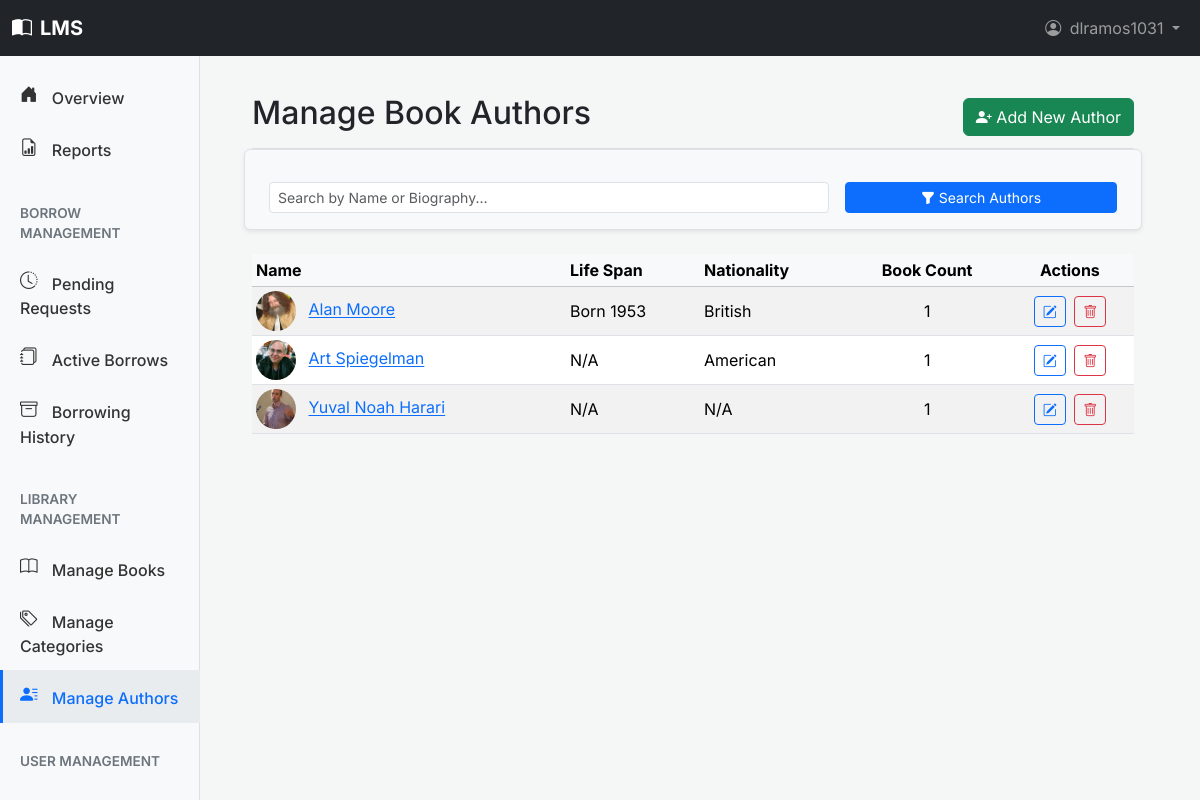
Before: /dashboard/authors/ (signed in) with the older database file.
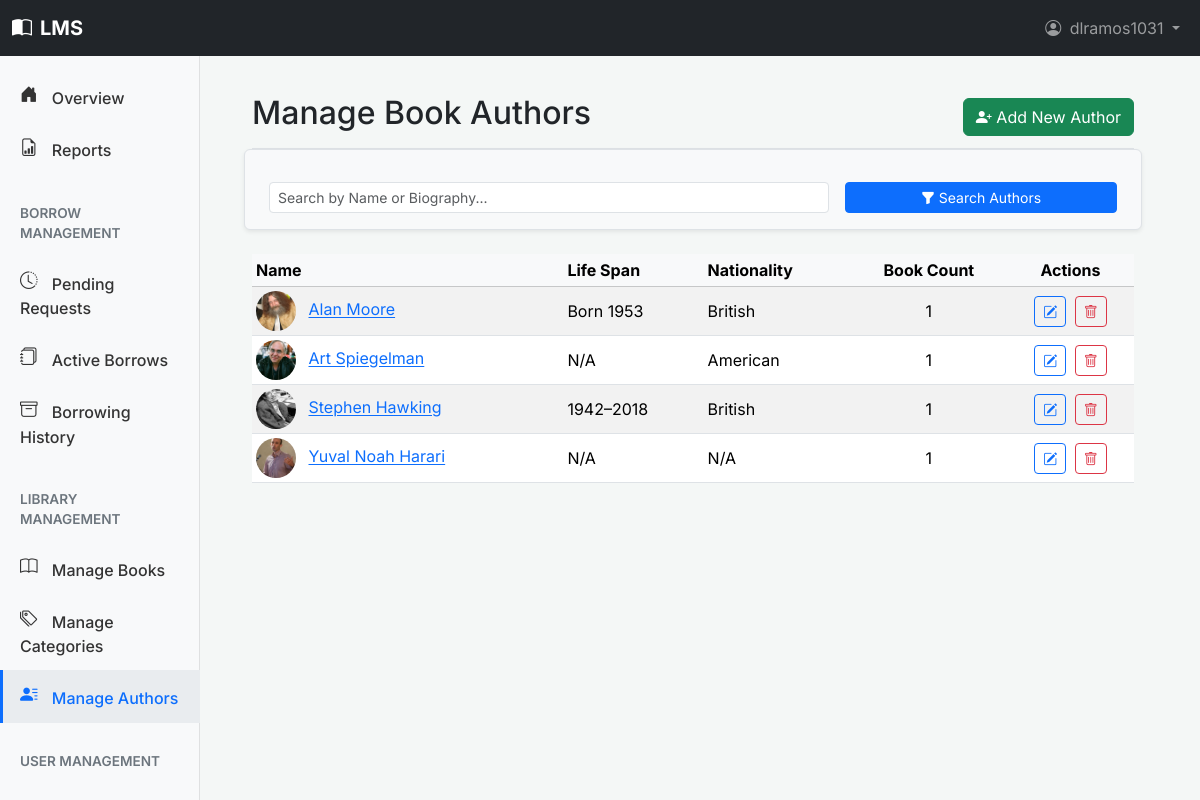
After: the same page with the newer database file.
### books/models.py (models this page shows, shortened)
class Author(models.Model):
    name = models.CharField(
        max_length=200,
        help_text=_("Enter the author's full name (e.g., J.R.R. Tolkien)")
    )
    biography = models.TextField(
        blank=True,
        null=True,
        help_text=_("A short biography of the author (optional)")
    )
    date_of_birth = models.DateField(
        _("Date of Birth"), # Changed to use verbose_name directly
        null=True,
        blank=True,
        help_text=_("Author's date of birth (optional)")
    )
    date_of_death = models.DateField(
        _("Date of Death"),
        null=True,
        blank=True,
        help_text=_("Author's date of death, if applicable (optional)")
    )
    nationality = models.CharField(
        _("Nationality"),
        max_length=100,
        blank=True,
        null=True,
        help_text=_("Author's nationality (e.g., British, American) (optional)")
    )
    alternate_names = models.CharField(
        _("Alternate Names"),
        max_length=500, # Increased length for potentially multiple names
        blank=True,
        null=True,
        help_text=_("Other names the author is known by, separated by commas (e.g., pen names, maiden names) (optional)")
    )
    author_website = models.URLField(
        _("Author Website"),
        blank=True,
        null=True,
        help_text=_("A link to the author's official website or a relevant resource page (optional)")
    )
    author_photo = models.ImageField(
        _("Author Photo"),
        upload_to='author_photos/',
        blank=True,
        null=True,
        help_text=_("A photo of the author (optional).")
    )
    class Meta:
        ordering = ['name']
        verbose_name = _('Author')
        verbose_name_plural = _('Authors')
    def get_life_span(self):
        if self.date_of_birth:
            birth_year = self.date_of_birth.year
            if self.date_of_death:
                death_year = self.date_of_death.year
                return f"{birth_year}–{death_year}"
            return f"Born {birth_year}"
        return "N/A"
    get_life_span.short_description = _('Life Span')

### books/views.py (the view)
# urls.py: path('dashboard/authors/', views.StaffAuthorListView.as_view(), name='dashboard_author_list'),
class StaffAuthorListView(StaffRequiredMixin, ListView):
    model = Author
    template_name = 'books/dashboard/book_management/author_list.html'
    context_object_name = 'authors'
    paginate_by = 20
    def get_queryset(self):
        queryset = super().get_queryset()
        search_term = self.request.GET.get('search', '').strip()
        if search_term:
            queryset = queryset.filter(
                Q(name__icontains=search_term) |
                Q(biography__icontains=search_term)
            ).distinct()
        return queryset.order_by('name')
    def get_context_data(self, **kwargs):
        context = super().get_context_data(**kwargs)
        context['page_title'] = _('Manage Authors')
        context['current_search'] = self.request.GET.get('search', '')
        query_params = self.request.GET.copy()
        query_params.pop('page', None)
        context['other_query_params'] = query_params.urlencode()
        return context

### books/templates/books/dashboard/book_management/author_list.html (shortened to what this page needs)
{% extends "dashboard/base.html" %}
{% load static %}
{% load bootstrap5 %}
{% block dashboard_page_title_main %}Manage Book Authors{% endblock %}
{% block dashboard_page_actions %}
    <a href="{% url 'books:dashboard_author_add' %}" class="btn btn-success">
        <i class="bi bi-person-plus-fill"></i> Add New Author
    </a>
{% endblock %}
{% block dashboard_content_main %}
    <form method="get" class="row g-3 align-items-center mb-4 p-3 bg-light border rounded shadow-sm">
        <div class="col-md-8">
            <input type="text" name="search" class="form-control form-control-sm" placeholder="Search by Name or Biography..." value="{{ current_search|default:'' }}">
        </div>
        <div class="col-md-4">
            <button class="btn btn-primary btn-sm w-100" type="submit"><i class="bi bi-funnel-fill"></i> Search Authors</button>
        </div>
    </form>
    <div class="table-responsive mt-3">
        <table class="table table-striped table-hover table-sm align-middle">
            <thead class="table-light">
                <tr>
                    <th>Name</th>
                    <th>Life Span</th>
                    <th>Nationality</th>
                    <th class="text-center">Book Count</th>
                    <th class="text-center">Actions</th>
                </tr>
            </thead>
            <tbody>
                {% for author_item in authors %}
                <tr>
                    <td>
                        {% if author_item.author_photo %}
                            <img src="{{ author_item.author_photo.url }}"
                                 class="me-2 rounded-circle"
                                 style="width: 40px; height: 40px; object-fit: cover;">
                        {% else %}
                            <span class="d-inline-block bg-light border rounded-circle me-2 align-middle"
                                  style="width: 40px; height: 40px; line-height: 40px; text-align: center;">
                                <i class="bi bi-person-fill text-muted fs-5"></i>
                            </span>
                        {% endif %}
                        <a href="{% url 'books:dashboard_author_detail' pk=author_item.pk %}">{{ author_item.name }}</a>
                    </td>
                    <td>{{ author_item.get_life_span }}</td>
                    <td>{{ author_item.nationality|default:"N/A" }}</td>
                    <td class="text-center">{{ author_item.books.count }}</td>
                    <td class="text-center">
                        <a href="{% url 'books:dashboard_author_edit' pk=author_item.pk %}" class="btn btn-sm btn-outline-primary me-1" title="Edit Author">
                            <i class="bi bi-pencil-square"></i>
                        </a>
                        <a href="{% url 'books:dashboard_author_delete_confirm' pk=author_item.pk %}" class="btn btn-sm btn-outline-danger" title="Delete Author">
                            <i class="bi bi-trash"></i>
                        </a>
                    </td>
                </tr>
                {% empty %}
                <tr>
                    <td colspan="4" class="text-center text-muted py-4">
                        No authors found. <a href="{% url 'books:dashboard_author_add' %}">Add the first one!</a>
                    </td>
                </tr>
                {% endfor %}
            </tbody>
        </table>
    </div>
{% endblock dashboard_content_main %}

Changed rows visible on the page:
added Author: author_photo (picture), name "Stephen Hawking", get_life_span "1942–2018", nationality "British", books.count "1"
